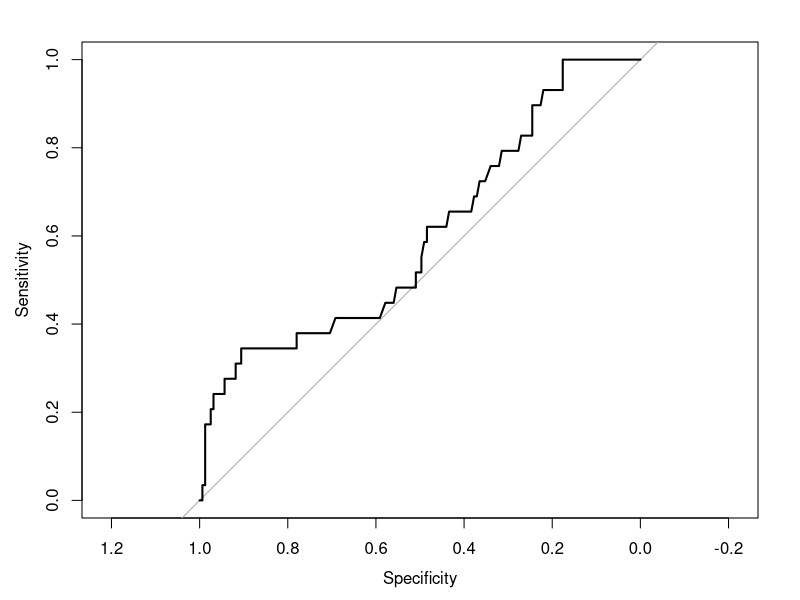
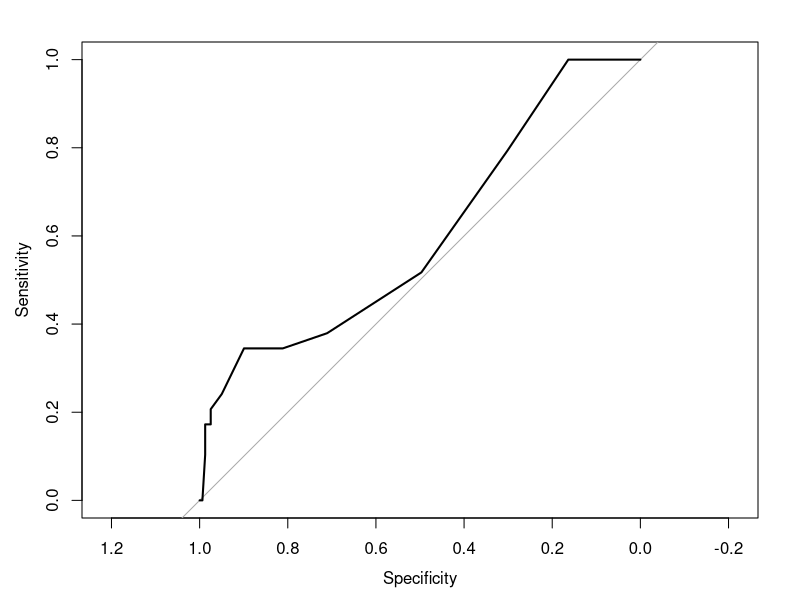
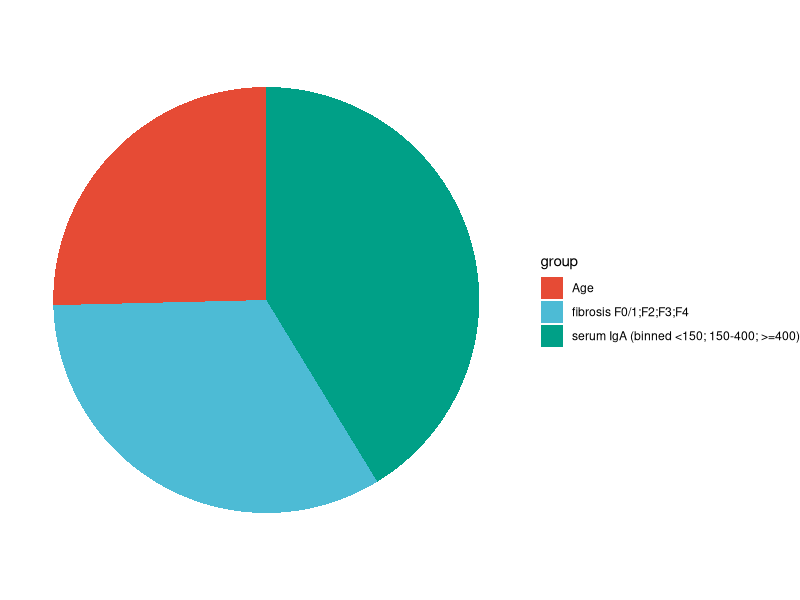

The R script that drew these images, in order: (Note: this script raises an error after producing the figures.)
###########################################################
#
# analysis Serum cohort
#
##########################################################

#set working directory
	setwd("C:/my_dir")

#settings
	remove.1year = FALSE #TRUE or FALSE. TRUE if you want to removed all patients with less than 1 year censored time from the serum cohort

#load libraries
	library(ggplot2)
	library(dplyr)
	library(lubridate)
	library(patchwork)
	library(survival)
	library(survminer)

#load databases
	IgA.df 	<- read.table(file="data_files/serum_data/serum_cohort_binned.txt", sep="\t", header=T)

	if(remove.1year==TRUE){
		(print("removed all patients with less than 1 year censored time from the serum cohort, n= 169"))
		censoredtime.cutoff = 365.24 #set to zero to ignore
		IgA.df <- IgA.df[!IgA.df$CensoredTime < censoredtime.cutoff, ]
		nrow(IgA.df)
	}else{print("all patients of the serum cohort are used (n=188)")}
	
#add serum IgA binned per 50 mg/dL (0-49 = 0, 50-99 = 1, 100-149 = 2 etc..)
	IgA.df$SerumIgA50 <- floor(IgA.df$SerumIgA / 50)

#transform censored time in years
	transform.censoredtime= "yes" #"yes" or "no"
	if(transform.censoredtime == "yes"){
		IgA.df$CensoredTime <- (IgA.df$CensoredTime / 365.24)
	}

#add HBV
	IgA.df$HBV <- rep(NA,nrow(IgA.df))
	for(i in 1:nrow(IgA.df)){
		if(IgA.df$Virus[i] == "HBV"){ IgA.df$HBV[i] <- "yes" }
		if(IgA.df$Virus[i] != "HBV"){ IgA.df$HBV[i] <- "no" }
	}
	
#add HCV
	IgA.df$HCV <- rep(NA,nrow(IgA.df))
	for(i in 1:nrow(IgA.df)){
		if(IgA.df$Virus[i] == "HCV"){ IgA.df$HCV[i] <- "yes" }
		if(IgA.df$Virus[i] != "HCV"){ IgA.df$HCV[i] <- "no" }
	}
	
#add HBVHVC
	IgA.df$HBVHCV <- rep(NA,nrow(IgA.df))
	for(i in 1:nrow(IgA.df)){
		if(IgA.df$Virus[i] == "HBV HCV"){ IgA.df$HBVHCV[i] <- "yes" }
		if(IgA.df$Virus[i] != "HBV HCV"){ IgA.df$HBVHCV[i] <- "no" }
	}
	
	
#add HBVDelta
	IgA.df$HBVDelta <- rep(NA,nrow(IgA.df))
	for(i in 1:nrow(IgA.df)){
		if(IgA.df$Virus[i] == "HBV-HDV"){ IgA.df$HBVDelta[i] <- "yes" }
		if(IgA.df$Virus[i] != "HBV-HDV"){ IgA.df$HBVDelta[i] <- "no" }
	}

#AUROC serum IgA (for n=188)
	if(remove.1year==TRUE){print("set remove.1year = FALSE to reproduce AUROC table, based on all patients (n=188)")}
		library(pROC)
	
		#AUROC SerumIgA	
		roc.result <- roc(IgA.df$BinaryHCC, IgA.df$SerumIgA) #roc(category,predictor)
		auc(roc.result)
		plot(roc.result)
	
		#AUROC SerumIgA50
		roc.result <- roc(IgA.df$BinaryHCC, IgA.df$SerumIgA50) #roc(category,predictor)
		auc(roc.result)
		plot(roc.result)
	
		#manual ROC cutoffs for IgA50
			ROC.df <- IgA.df[order(IgA.df$SerumIgA),][,colnames(IgA.df) %in% c("SerumIgA","SerumIgA50","BinaryHCC")]
			n.events <- sum(ROC.df$BinaryHCC)
	
			for (i in 1:nrow(ROC.df)){
				ROC.df$IgA50HCC[i] <- sum(ROC.df[ROC.df$SerumIgA50 == ROC.df$SerumIgA50[i],]$BinaryHCC)
			}
			
			ROC.df <- ROC.df[!duplicated(as.numeric(ROC.df$SerumIgA50)),][,3:4] #only retain serumIgA50
			
			AUROC.table <- cbind(rbind(rep(0,2),ROC.df),roc.result$sensitivities,roc.result$specificities)
			AUROC.table
	
	
#add serum IgA <=150; >150 & < 400 ; >= 400
	SerumIgA3bin <- rep(0, nrow(IgA.df))
	for(i in seq_along(SerumIgA3bin)){
		if(IgA.df$SerumIgA[i] <= 150){ SerumIgA3bin[i] <-0 }
		if(IgA.df$SerumIgA[i] > 150 & IgA.df$SerumIgA[i] < 400){ SerumIgA3bin[i] <-1 }
		if(IgA.df$SerumIgA[i] > 400){ SerumIgA3bin[i] <-2 }
	}
	
	IgA.df$SerumIgA3bin <- SerumIgA3bin


# Cox regression analysis 
	#### Age coxph
		coxph.result <- coxph(formula = Surv(CensoredTime, BinaryHCC) ~ Age, data = IgA.df, method = "efron", robust = F)
		summary(coxph.result)
		summary(coxph.result)$logtest
		summary(coxph.result)$logtest[3] %>% as.numeric
		summary(coxph.result)$waldtest
		summary(coxph.result)$waldtest[3] %>% as.numeric
		coxph.result$wald.test #wald test score
		pie.age <- coxph.result$wald.test #wald test score
	
	
	#### SerumIgA50 coxph
		coxph.result <- coxph(formula = Surv(CensoredTime, BinaryHCC) ~ SerumIgA50, data = IgA.df, method = "efron", robust = F)
		summary(coxph.result)
		summary(coxph.result)$logtest
		summary(coxph.result)$logtest[3] %>% as.numeric
		summary(coxph.result)$waldtest
		summary(coxph.result)$waldtest[3] %>% as.numeric
		coxph.result$wald.test #wald test score

	#### SerumIgA3bin coxph
		coxph.result <- coxph(formula = Surv(CensoredTime, BinaryHCC) ~ SerumIgA3bin, data = IgA.df, method = "efron", robust = F)
		summary(coxph.result)
		summary(coxph.result)$logtest
		summary(coxph.result)$logtest[3] %>% as.numeric
		summary(coxph.result)$waldtest
		summary(coxph.result)$waldtest[3] %>% as.numeric
		coxph.result$wald.test #wald test score
		pie.serumIgA3bin <- coxph.result$wald.test #wald test score
	
	#### Fibrosis coxph
		coxph.result <- coxph(formula = Surv(CensoredTime, BinaryHCC) ~ Fibrosis, data = IgA.df, method = "efron", robust = F)
		summary(coxph.result)
		summary(coxph.result)$logtest
		summary(coxph.result)$logtest[3] %>% as.numeric
		summary(coxph.result)$waldtest
		summary(coxph.result)$waldtest[3] %>% as.numeric
		coxph.result$wald.test #wald test score
		pie.fibrosis <- coxph.result$wald.test #wald test score
	
	
	#### HIV
		coxph.result <- coxph(formula = Surv(CensoredTime, BinaryHCC) ~ HIV, data = IgA.df, method = "efron", robust = F)
		summary(coxph.result)
		summary(coxph.result)$logtest
		summary(coxph.result)$logtest[3] %>% as.numeric
		summary(coxph.result)$waldtest
		summary(coxph.result)$waldtest[3] %>% as.numeric
		coxph.result$wald.test #wald test score
	
	
	#### HCV
		coxph.result <- coxph(formula = Surv(CensoredTime, BinaryHCC) ~ HCV, data = IgA.df, method = "efron", robust = F)
		summary(coxph.result)
		summary(coxph.result)$logtest
		summary(coxph.result)$logtest[3] %>% as.numeric
		summary(coxph.result)$waldtest
		summary(coxph.result)$waldtest[3] %>% as.numeric
		coxph.result$wald.test #wald test score
	
	#### HBV
		coxph.result <- coxph(formula = Surv(CensoredTime, BinaryHCC) ~ HBV, data = IgA.df, method = "efron", robust = F)
		summary(coxph.result)
		summary(coxph.result)$logtest
		summary(coxph.result)$logtest[3] %>% as.numeric
		summary(coxph.result)$waldtest
		summary(coxph.result)$waldtest[3] %>% as.numeric
		coxph.result$wald.test #wald test score
	
	#### HBV-HCV
		coxph.result <- coxph(formula = Surv(CensoredTime, BinaryHCC) ~ HBVHCV, data = IgA.df, method = "efron", robust = F)
		summary(coxph.result)
		summary(coxph.result)$logtest
		summary(coxph.result)$logtest[3] %>% as.numeric
		summary(coxph.result)$waldtest
		summary(coxph.result)$waldtest[3] %>% as.numeric
		coxph.result$wald.test #wald test score
	
	#### HBV-delta
		coxph.result <- coxph(formula = Surv(CensoredTime, BinaryHCC) ~ HBVDelta, data = IgA.df, method = "efron", robust = F)
		summary(coxph.result)
		summary(coxph.result)$logtest
		summary(coxph.result)$logtest[3] %>% as.numeric
		summary(coxph.result)$waldtest
		summary(coxph.result)$waldtest[3] %>% as.numeric
		coxph.result$wald.test #wald test score
	
	
	#### Gender
		coxph.result <- coxph(formula = Surv(CensoredTime, BinaryHCC) ~ Gender, data = IgA.df, method = "efron", robust = F)
		summary(coxph.result)
		summary(coxph.result)$logtest
		summary(coxph.result)$logtest[3] %>% as.numeric
		summary(coxph.result)$waldtest
		summary(coxph.result)$waldtest[3] %>% as.numeric
		coxph.result$wald.test #wald test score
	
	
	
	#### SerumIgA3bin +Age + Fibrosis coxph
		coxph.result <- coxph(formula = Surv(CensoredTime, BinaryHCC) ~ SerumIgA3bin + Age + Fibrosis, data = IgA.df, method = "efron", robust = F)
		summary(coxph.result)
		summary(coxph.result)$logtest
		summary(coxph.result)$logtest[3] %>% as.numeric
		summary(coxph.result)$waldtest
		summary(coxph.result)$waldtest[3] %>% as.numeric
		coxph.result$wald.test #wald test score


	
		#pie graph
			library(ggsci)
			color.vector <- pal_npg("nrc")(3) #requires ggsci package
	
			pie.df <- data.frame(
				group = c("serum IgA (binned <150; 150-400; >=400)", "fibrosis F0/1;F2;F3;F4", "Age"),
				value = c(pie.serumIgA3bin, pie.fibrosis, pie.age)
			)
			
			p=ggplot(pie.df, aes(x="", y=value, fill=group))+
				geom_bar(width = 1, stat = "identity") + 
				coord_polar("y", start=0) +
				theme_void() + scale_fill_manual(values=c(color.vector))
			p

#Akaike Information Criterion
		coxph.result <- coxph(formula = Surv(CensoredTime, BinaryHCC) ~ Fibrosis, data = IgA.df, method = "efron", robust = F)
		coxph.result ;AIC(coxph.result)
		coxph.result <- coxph(formula = Surv(CensoredTime, BinaryHCC) ~ Fibrosis + Age  , data = IgA.df, method = "efron", robust = F)
		coxph.result ;AIC(coxph.result)
		coxph.result <- coxph(formula = Surv(CensoredTime, BinaryHCC) ~ Fibrosis + SerumIgA3bin + Age , data = IgA.df, method = "efron", robust = F)
		coxph.result ;AIC(coxph.result)		
		AIC(coxph.result) #indien daalt is het beter bij multivarate cox regression
		
	predict.coxph <- predict(coxph.result)
	IgA.df$predict <- predict.coxph


#Kaplan-Meier curve ASF (Age/Serum IgA/Fibrosis) model: Age >=40 AND Fibrosis = F3/F4 AND serum IgA >150+ mg/dL  is high-risk

	#stratify ASF: Age, Serum IgA and Fibrosis
		ASF <- rep(0,nrow(IgA.df)) 
		for(i in 1:length(ASF)){
			if( IgA.df$Age[i] >= 40 & 	IgA.df$SerumIgA[i] > 150 & IgA.df$F3F4[i] == "Yes") {
			ASF[i] <- "ASFyes"	
			}else{ASF[i] <- "ASFno"}
		}
		IgA.df <- cbind(IgA.df, ASF)

	#create data frame for kaplan meier	  
		km.df <- cbind(IgA.df$BinaryHCC, IgA.df$CensoredTime, IgA.df$ASF)
		colnames(km.df) <- c("HCC","time","ASF")
		km.df <- as.data.frame(km.df)
		
		set.time  = "time"    #column name of time
		set.event = "HCC"   #column name 
	
	#run survfit
		survfit.result      <- survfit(Surv(as.numeric(get(set.time)), as.numeric(get(set.event))) ~ ASF, data = km.df)
	
	#create truncated Kaplan Meier curve when patients at risk drops below 10% for visualization purpose (not for p-value!)
		#store p-values
			pval.event.plot <- surv_pvalue(survfit.result)$pval

		#settings
			cutoff.at.risk.percentage = 10 #set percentage to cut eg. 'cutoff.at.risk = 10' for 10%
			#set.event = "HCC_event" #set event to find 10% at risk
		
		#calculate time for cutoff 
			km.truncate.df <-km.df
			km.truncate.df$all <- rep("all", nrow(km.df))
			km.truncate.df[,colnames(km.truncate.df) %in% set.event] <- rep(1,nrow(km.truncate.df))
			
			survfit.truncate <- survfit(Surv(as.numeric(get(set.time)), as.numeric(get(set.event))) ~ all, data = km.truncate.df)
			summary(survfit.truncate) #show at time and risk table
		
			n.at.risk <- max(summary(survfit.truncate)$n.risk)
			n.at.risk.cutoff <- ceiling((n.at.risk/100)*cutoff.at.risk.percentage)
			cutoff.time.x.axis <- min(summary(survfit.truncate)$time[which(summary(survfit.truncate)$n.risk <= n.at.risk.cutoff)])
				{
					print(paste(n.at.risk,"patients in kaplan meier curve"))
					print(paste("This algorithm will cut off the kaplan meier curve when less than",cutoff.at.risk.percentage,"% of patients are at risk."))
					print(paste("This KM curve will be cut when less than",n.at.risk.cutoff,"patients are at risk."))
					print(paste("This KM curve will be cut at timepoint",cutoff.time.x.axis))
				}
		
		#visualize			
			p=ggsurvplot(survfit.result,
				fun= "event",
				pval = paste0("high risk VS low risk \n p=", signif(surv_pvalue(survfit.result)$pval,3)),
				pval.coord = c(0,0.75),
				pval.size=7,
				conf.int = FALSE,
				risk.table = TRUE, risk.table.fontsize=6,
				risk.table.height=0.3,
				risk.table.y.text = TRUE,
				font.x=20,
				font.y=20,
				font.tickslab=20,
				palette = c("green2","orange"),
				xlim = c(0,cutoff.time.x.axis), 
				break.time.by=3,
				legend = 'none',
				xlab="Time (years)",
				ylab="HCC incidence"
				)
				p$table <- p$table + 
						theme(axis.text.x = element_text(size = 20), axis.title.x = element_text(size = 20)) +
						theme(axis.title.y = element_text(size = 20)) + ylab("HCC risk") + 
						scale_y_discrete(labels=c('high', 'low'))
			p


		

#Create Kaplan Meier curves Serum IgA only
	#set new cutoff serum IgA, cutoffs based on AUROC curves 
		cutofflow = 150 #serumIgA cutoff, lower or equal than this is low SerumIgACls
		cutoffhigh = 400 #serumIgA cutoff, higher or equal than this is high SerumIgACls 
		
	#add stratification to data 
		status <- rep(0, nrow(IgA.df))
		SerumIgACls <- rep(NA, nrow(IgA.df))
			for(i in 1:nrow(IgA.df)){ if(IgA.df$SerumIgA[i] >= cutoffhigh){ SerumIgACls[i] <- "high" }}
			for(i in 1:nrow(IgA.df)){ if(IgA.df$SerumIgA[i] <= cutofflow){ SerumIgACls[i] <- "low" }}
			for(i in 1:nrow(IgA.df)){ if(IgA.df$SerumIgA[i] < cutoffhigh & IgA.df$SerumIgA[i] > cutofflow){ SerumIgACls[i] <- "intermediate" }}
		IgA.df$SerumIgACls <- SerumIgACls

	#create data frame for Kaplan-Meier	  
		km.df <- cbind(IgA.df$BinaryHCC, IgA.df$CensoredTime, IgA.df$SerumIgACls)
		colnames(km.df) <- c("HCC","time","SerumIgA")
		km.df <- as.data.frame(km.df)
	
		set.time  = "time"    #column name of time
		set.event = "HCC"   #column name 
		
	#run survfit
		survfit.result       				<- survfit(Surv(as.numeric(get(set.time)), as.numeric(get(set.event))) ~ SerumIgA, data = km.df)
		survfit.intermediate.removed.result	<- survfit(Surv(as.numeric(get(set.time)), as.numeric(get(set.event))) ~ SerumIgA, data = km.df[which(km.df$SerumIgA != "intermediate"),])
		survfit.low.removed.result			<- survfit(Surv(as.numeric(get(set.time)), as.numeric(get(set.event))) ~ SerumIgA, data = km.df[which(km.df$SerumIgA != "low"),])
		survfit.high.removed.result			<- survfit(Surv(as.numeric(get(set.time)), as.numeric(get(set.event))) ~ SerumIgA, data = km.df[which(km.df$SerumIgA != "high"),])

	#create truncated Kaplan Meier curve when patients at risk drops below 10% for visualization purpose (not for p-value!)
		#store p-values
			p.pairwise 			<- pairwise_survdiff(Surv(as.numeric(get(set.time)), as.numeric(get(set.event))) ~ SerumIgA, data = km.df, p.adjust.method = "none")
			pval.low.vs.high 	<- signif(surv_pvalue(survfit.intermediate.removed.result)$pval ,3)
			pval.int.vs.high 	<- signif(surv_pvalue(survfit.low.removed.result)$pval ,3)
			pval.low.vs.int 	<- signif(surv_pvalue(survfit.high.removed.result)$pval ,3)

		#settings
			cutoff.at.risk.percentage = 10 #set percentage to cut eg. 'cutoff.at.risk = 10' for 10%
			#set.event = "HCC_event" #set event to find 10% at risk
		
		#calculate time for cutoff 
			km.truncate.df <-km.df
			km.truncate.df$all <- rep("all", nrow(km.df))
			km.truncate.df[,colnames(km.truncate.df) %in% set.event] <- rep(1,nrow(km.truncate.df))
			
			survfit.truncate <- survfit(Surv(as.numeric(get(set.time)), as.numeric(get(set.event))) ~ all, data = km.truncate.df)
			summary(survfit.truncate) #show at time and risk table
		
			n.at.risk <- max(summary(survfit.truncate)$n.risk)
			n.at.risk.cutoff <- ceiling((n.at.risk/100)*cutoff.at.risk.percentage)
			cutoff.time.x.axis <- min(summary(survfit.truncate)$time[which(summary(survfit.truncate)$n.risk <= n.at.risk.cutoff)])
				{
					print(paste(n.at.risk,"patients in kaplan meier curve"))
					print(paste("This algorithm will cut off the kaplan meier curve when less than",cutoff.at.risk.percentage,"% of patients are at risk."))
					print(paste("This KM curve will be cut when less than",n.at.risk.cutoff,"patients are at risk."))
					print(paste("This KM curve will be cut at timepoint",cutoff.time.x.axis))
				}
		
		#visualise kaplan meier plot
			p=ggsurvplot(survfit.result,
				fun= "event",
				pval = paste0("high VS low p=",pval.low.vs.high,"\n", "high VS int. p=",pval.int.vs.high,"\n" , "int. VS low p=",pval.low.vs.int ),   
				pval.coord = c(0,0.90), 
				pval.size=7,
				conf.int = FALSE,
				risk.table = TRUE, risk.table.fontsize=6,
				risk.table.height=0.3,
				risk.table.y.text = TRUE,
				font.x=20,
				font.y=20,
				font.tickslab=20,
				palette = c("tomato", "darkgrey","mediumblue"),
				xlim = c(0,cutoff.time.x.axis), 
				break.time.by=3,
				legend = 'none',
				xlab="Time (years)",
				ylab="HCC incidence"
				)
				p$table <- p$table + 
						theme(axis.text.x = element_text(size = 20)) +
						theme(axis.title.x = element_text(size = 20)) +
						theme(axis.title.y = element_text(size = 20)) + 
						ylab("HCC risk") + 
						scale_y_discrete(labels=c('low', 'int.', 'high'))
			p

	
#KM curve AS2F model: Age >=40 AND F3/F4 AND >=400 mg/dL serum IgA is high-risk, >=40 Age AND F3/F4 AND 150<IgA<400 is intermediate-risk
	#add stratification to data
		IgA.df$ASF <- NULL
		ASF <- rep(0,nrow(IgA.df)) 
		for(i in 1:length(ASF)){
			if(IgA.df$Age[i] >= 40 & IgA.df$SerumIgA[i] >= 400 & IgA.df$F3F4[i] == "Yes") { ASF[i] <- "ASFpoor"	
			}else{
			if(IgA.df$Age[i] >= 40 & IgA.df$SerumIgA[i] > 150 & IgA.df$SerumIgA[i] < 400 & IgA.df$F3F4[i] == "Yes") { ASF[i] <- "ASFintermediate"	
			}else{
			ASF[i] <- "ASFgood"}
			}
		}
		IgA.df <- cbind(IgA.df, ASF)

	#create data frame for Kaplan-Meier	 	  
		km.df <- cbind(IgA.df$BinaryHCC, IgA.df$CensoredTime, IgA.df$ASF)
		colnames(km.df) <- c("HCC","time","ASF")
		km.df <- as.data.frame(km.df)
	
		set.time  = "time"    #column name of time
		set.event = "HCC"   #column name 
		
	#run survfit
		survfit.result       				<- survfit(Surv(as.numeric(get(set.time)), as.numeric(get(set.event))) ~ ASF, data = km.df)
		survfit.intermediate.removed.result	<- survfit(Surv(as.numeric(get(set.time)), as.numeric(get(set.event))) ~ ASF, data = km.df[which(km.df$ASF != "ASFintermediate"),])
		survfit.low.removed.result			<- survfit(Surv(as.numeric(get(set.time)), as.numeric(get(set.event))) ~ ASF, data = km.df[which(km.df$ASF != "ASFgood"),])
		survfit.high.removed.result			<- survfit(Surv(as.numeric(get(set.time)), as.numeric(get(set.event))) ~ ASF, data = km.df[which(km.df$ASF != "ASFpoor"),])

	#create truncated Kaplan Meier curve when patients at risk drops below 10% for visualization purpose (not for p-value!)
		#store p-values
			p.pairwise 			<- pairwise_survdiff(Surv(as.numeric(get(set.time)), as.numeric(get(set.event))) ~ ASF, data = km.df, p.adjust.method = "none")
			pval.low.vs.high 	<- signif(surv_pvalue(survfit.intermediate.removed.result)$pval ,3)
			pval.int.vs.high 	<- signif(surv_pvalue(survfit.low.removed.result)$pval ,3)
			pval.low.vs.int 	<- signif(surv_pvalue(survfit.high.removed.result)$pval ,3)

		#settings
			cutoff.at.risk.percentage = 10 #set percentage to cut eg. 'cutoff.at.risk = 10' for 10%
			#set.event = "HCC_event" #set event to find 10% at risk
		
		#calculate time for cutoff 
			km.truncate.df <-km.df
			km.truncate.df$all <- rep("all", nrow(km.df))
			km.truncate.df[,colnames(km.truncate.df) %in% set.event] <- rep(1,nrow(km.truncate.df))
			
			survfit.truncate <- survfit(Surv(as.numeric(get(set.time)), as.numeric(get(set.event))) ~ all, data = km.truncate.df)
			summary(survfit.truncate) #show at time and risk table
		
			n.at.risk <- max(summary(survfit.truncate)$n.risk)
			n.at.risk.cutoff <- ceiling((n.at.risk/100)*cutoff.at.risk.percentage)
			cutoff.time.x.axis <- min(summary(survfit.truncate)$time[which(summary(survfit.truncate)$n.risk <= n.at.risk.cutoff)])
				{
					print(paste(n.at.risk,"patients in kaplan meier curve"))
					print(paste("This algorithm will cut off the kaplan meier curve when less than",cutoff.at.risk.percentage,"% of patients are at risk."))
					print(paste("This KM curve will be cut when less than",n.at.risk.cutoff,"patients are at risk."))
					print(paste("This KM curve will be cut at timepoint",cutoff.time.x.axis))
				}
		
		#visualize Kaplan Meier
				p=ggsurvplot(survfit.result,
					fun= "event",
					pval = paste0("high VS low p=",pval.low.vs.high,"\n", "high VS int. p=",pval.int.vs.high,"\n" , "int. VS low p=",pval.low.vs.int ),   
					pval.coord = c(0,0.70), 
					pval.size=7,
					conf.int = FALSE,
					risk.table = TRUE, risk.table.fontsize=6,
					risk.table.height=0.3,
					risk.table.y.text = TRUE,
					font.x=20,
					font.y=20,
					font.tickslab=20,
					palette = c("green2", "darkgrey","purple"),
					xlim = c(0,cutoff.time.x.axis), 
					break.time.by=3,
					legend = 'none',
					xlab="Time (years)",
					ylab="HCC incidence"
					)
					p$table <- p$table + 
							theme(axis.text.x = element_text(size = 20)) +
							theme(axis.title.x = element_text(size = 20)) +
							theme(axis.title.y = element_text(size = 20)) + 
							ylab("HCC risk") + 
							scale_y_discrete(labels=c('high', 'int.', 'low'))
				p


